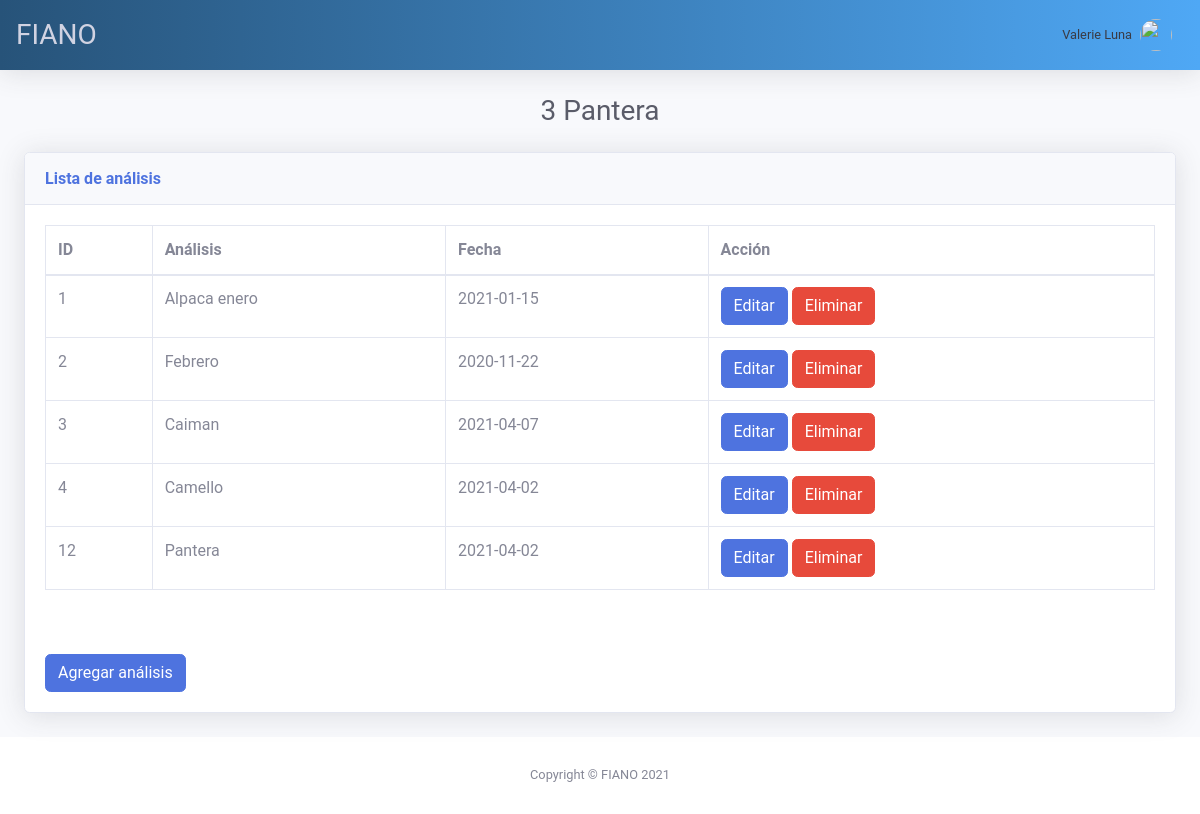
Screenshot of /editproject/3Pantera with the database file from the repository.
### tables this page shows
CREATE TABLE "Analysis" (
	"idAnalysis"	INTEGER,
	"nameanalysis"	TEXT,
	"dateanalysis"	TEXT,
	"pathfolder"	TEXT,
	PRIMARY KEY("idAnalysis" AUTOINCREMENT)
);

### main.py (the view)
@app.route("/editproject/<int:id_project><string:name_project>")
def editproject(id_project, name_project):
    with sql.connect("users.db") as con:
        cur = con.cursor()
        cur.execute("SELECT * FROM Analysis")
        data = cur.fetchall()
        return render_template("analysis.html", id_project=id_project, name_project=name_project, data=data)

### templates/analysis.html (shortened to what this page needs)
<!DOCTYPE html>
<html lang="en">
<head>
    <link href="{{ url_for('static', filename='css/sb-admin-2.min.css') }}" rel="stylesheet">
    <link href="{{ url_for('static', filename='css/main.css') }}" rel="stylesheet">
</head>
<body id="page-top">
  <div id="wrapper">
    <div id="content-wrapper" class="d-flex flex-column">
      <div id="content">
        <nav class="navbar navbar-expand navbar-light bg-white topbar mb-4 static-top shadow header">
          <h1 class="h3 mb-0 text-gray-400 justify-content-center">FIANO</h1>
          <ul class="navbar-nav ml-auto">
            <li class="nav-item dropdown no-arrow">
              <a class="nav-link dropdown-toggle" href="#" id="userDropdown" role="button" data-toggle="dropdown" aria-haspopup="true" aria-expanded="false">
                <span class="mr-2 d-none d-lg-inline text-gray-900 small">Valerie Luna</span>
                <img class="img-profile rounded-circle" src="https://source.unsplash.com/QAB-WJcbgJk/60x60">
              </a>
            </li>
          </ul>
        </nav>
        <div class="container-fluid">
          <div class="d-sm-flex align-items-center justify-content-center mb-4">
            <h2 class="h3 mb-0 text-gray-800">{{ id_project }} {{ name_project }}</h2>
          </div>
          <div class="card shadow mb-4">
            <div class="card-header py-3">
              <h6 class="m-0 font-weight-bold text-primary">Lista de análisis</h6>
            </div>
            <div class="card-body">
              <div class="table-responsive">
                <table class="table table-bordered" id="dataTable">
                  <thead>
                    <tr>
                      <th>ID</th>
                      <th>Análisis</th>
                      <th>Fecha</th>
                      <th>Acción</th>
                    </tr>
                  </thead>
                  <tbody>
                    <tr>
                      {% for row in data %}
                      <tr>
                        <td>{{ row[0] }}</td>
                        <td>{{ row[1] }}</td>
                        <td>{{ row[2] }}</td>
                        <td>
                          <a class="btn btn-primary" href="{{ url_for('editanalysis', id_analysis=row[0], name_analysis=row[1]) }}">
                            Editar
                          </a>
                          <button class="btn btn-danger">Eliminar</button>
                        </td>
                      </tr>
                      {% endfor %}
                    </tr>
                  </tbody>
                </table>
              </div>
              <br><br>
              <button class="btn btn-primary" data-toggle="modal" data-target="#addAnalysisModal">Agregar análisis</button>
            </div>
          </div>
        </div>
      </div>
      <footer class="sticky-footer bg-white">
        <div class="container my-auto">
          <div class="copyright text-center my-auto">
            <span>Copyright &copy; FIANO 2021</span>
          </div>
        </div>
      </footer>
    </div>
  </div>
</body>
</html>

### static/css/main.css (style rules this page uses)
html, body { background: #fafafa; background-image: url("../img/imagen.png"); background-size: 100%; height: 100%; width: 100%; font-family: 'Roboto', sans-serif; }
.header { background: linear-gradient(to right, #275379, #4FA8F5); }

### rows the page displays
Analysis: nameanalysis "Pantera", idAnalysis "12", dateanalysis "2021-04-02"
Analysis: idAnalysis "1", nameanalysis "Alpaca enero", dateanalysis "2021-01-15"
Analysis: idAnalysis "2", nameanalysis "Febrero", dateanalysis "2020-11-22"
Analysis: idAnalysis "3", nameanalysis "Caiman", dateanalysis "2021-04-07"
Analysis: idAnalysis "4", nameanalysis "Camello", dateanalysis "2021-04-02"

### other values shown
{{ id_project }} "3"
